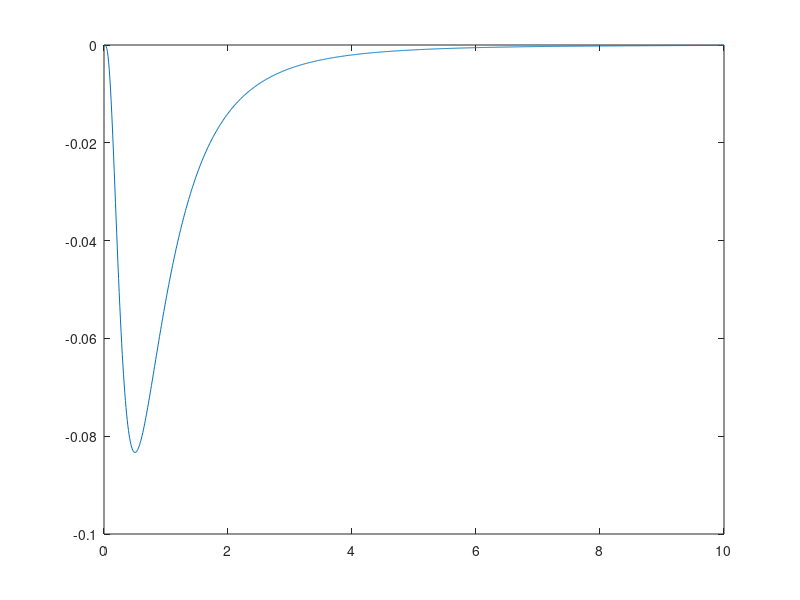

Recreate this plot in MATLAB. (Note: this script raises an error after producing the figure.)
function bssn
    global v
    global n_var
    global r_min
    global r_max
    global diss_on
    global eta
    global puncture
    global sigma
    global precollapse
    v = 1; % Eulerian condition (v=0) or Lagrangian condition (v=1)
    eta = 1; % eta parameter in the Gamma-driver condition
    n_var = 12; % number of functions to evolve
    r_min = 0;
    r_max = 10;
    diss_on = 0; % dissipation (Kreiss-Oliger) on (=1) or off (=0)
    sigma = 0.1;
    puncture = 1;
    precollapse = 1;
    h = 1/100; % spatial grid
    N=round((r_max-r_min)/h);
    r=(r_min+h/2:h:r_max-h/2);
    % time at which we want to end the simulation
    t_end=10;

    % time to solve the equations
    tspan = [0 t_end];

    %plot_RHS(20,r_min,r_max)
    
    
    %solving step
    % initial condition
     y0 = initial_cond(h,r_min,r_max);
     U=dydt(1,y0,h,N);
     U=reshape(U.',[],12);
     Uj=U(:,7);
     plot(r, Uj)


    [t,y] = ode45(@(t,y) dydt(t,y,h,N),tspan,y0);
    %getting the output size
    [t_size,y_size] = size(y)
    % reshaping the array so it's nicer to unpackage
    U = reshape(y, t_size, [], n_var);
    [alpha, beta_r, B_r, chi, g_rr, g_thth, A_rr, K, Gamma_r, H, M_r, G] = var_t(U);
    %unpackaging
%     size(U)
%     alpha=U(:,:,1);
%     beta_r=U(:,:,2);
%     B_r = U(:,:,3);
%     chi=U(:,:,4);
% 	g_rr=U(:,:,5);
% 	g_thth=U(:,:,6);
% 	A_rr=U(:,:,7);
% 	K=U(:,:,8);
% 	Gamma_r=U(:,:,9);
%     H=U(:,:,10);
%     M_r=U(:,:,11);
%     G=U(:,:,12);

%     %plotting results

    for iter=1:t_size
        [charac1, charac2]=CHARAC(alpha(:,iter), beta_r(:,iter), B_r(:,iter),...
               chi(:,iter), g_rr(:,iter), g_thth(:,iter), A_rr(:,iter),...
               K(:,iter), Gamma_r(:,iter), h, N);
        plot(r, charac1)
        pause(0.001)
    end
% 
%     for iter=1:t_size
%         Q=reshape(y,t_size,[],n_var);
%         % Horizon
%         g_thth_p(iter,:) = f_prime(g_thth(iter,:),h,g_thth(iter,2), g_thth(iter,1), (r_max+h/2)^2,(r_max+3*h/2)^2,N);
%         hor(iter.:) = Hor(g_rr(iter.:),g_thth(iter,:),g_thth_p(iter,:),K(iter,:),A_rr(iter,:),chi(iter,:));
%     end
% 
%     %unpackaging
%     charac1=Q(:,:,1);
%     charac2=Q(:,:,2);
%     %plotting
%     for iter=1:t_size
%         plot(r,alpha(iter,:))
%         pause(0.001)
%     end
end

function U=dydt(t, v_old, h, N)
    global n_var
    global r_min
    global r_max
    global v
    global diss_on
    global eta
    global puncture
    global sigma
    global precollapse
    U = zeros(n_var*N,1);
    % unpacking our previous state
    v_old=reshape(v_old,[],n_var);
    r=(r_min+h/2:h:r_max-h/2);
    [alpha, beta_r, B_r, chi, g_rr, g_thth, A_rr, K, Gamma_r, H, M_r, G] = unpackage(v_old);

    
    % radial derivatives
    
    % precollapsed alpha or unity
    if precollapse == 1
        alpha_p = f_prime(alpha,h,alpha(2),alpha(1),power(1+1/2./(r_max+h/2),-2),power(1+1/2./(r_max+3*h/2),-2),N);
        alpha_pp = f_pprime(alpha,h,alpha(2),alpha(1),power(1+1/2./(r_max+h/2),-2),power(1+1/2./(r_max+3*h/2),-2),N);
    else
        alpha_p = f_prime(alpha,h,alpha(2),alpha(1),1,1,N);
        alpha_pp = f_pprime(alpha,h,alpha(2),alpha(1),1,1,N);
    end
    
    beta_r_p = f_prime(beta_r,h,-beta_r(2),-beta_r(1),0,0,N);
    beta_r_pp = f_pprime(beta_r,h,-beta_r(2),-beta_r(1),0,0,N);
    B_r_p= f_prime(B_r,h,-B_r(2),-B_r(1),0,0,N);
    % appropriate boundary conditions for flat space
    if puncture == 0
        chi_p = f_prime(chi,h,chi(2),chi(1),1,1,N);
        chi_pp = f_pprime(chi,h,chi(2),chi(1),1,1,N);
    else
        chi_p = f_prime(chi,h,chi(2),chi(1),power(1 + 1/2/(r_max+h/2), -4),power(1 + 1/2/(r_max+3*h/2), -4),N);
        chi_pp = f_pprime(chi,h,chi(2),chi(1),power(1 + 1/2/(r_max+h/2), -4),power(1 + 1/2/(r_max+3*h/2),-4),N);
    end
    g_rr_p = f_prime(g_rr,h,g_rr(2),g_rr(1),1,1,N);
    g_rr_pp = f_pprime(g_rr,h,g_rr(2),g_rr(1),1,1,N);
    g_thth_p = f_prime(g_thth,h,g_thth(2), g_thth(1), (r_max+h/2)^2,(r_max+3*h/2)^2,N);
    g_thth_pp = f_pprime(g_thth,h,g_thth(2), g_thth(1),(r_max+h/2)^2,(r_max+3*h/2)^2,N);
    A_rr_p =  f_prime(A_rr,h,A_rr(2),A_rr(1),0,0,N);
    K_p = f_prime(K,h,K(2),K(1),0,0,N);
    Gamma_r_p = f_prime(Gamma_r,h,-Gamma_r(2),-Gamma_r(1),-2/(r_max+h/2),-2/(r_max+3*h/2),N);
    % The initial conditions below are what we used before for r_min = 1.
    % at r_min = 0 some stuff go wrong
    if r_min ~= 0
        g_thth_p = f_prime(g_thth,h,(r_min-3*h/2)^2,(r_min-h/2)^2,(r_max+h/2)^2,(r_max+3*h/2)^2,N);
        g_thth_pp = f_pprime(g_thth,h,(r_min-3*h/2)^2,(r_min-h/2)^2,(r_max+h/2)^2,(r_max+3*h/2)^2,N);
        Gamma_r_p = f_prime(Gamma_r,h,-2/(r_min-3*h/2),-2/(r_min-h/2),-2/(r_max+h/2),-2/(r_max+3*h/2) ,N);
    end


    % constraint evolution equations
    H_p = f_prime(H,h,H(2),H(1),0,0,N);
    M_r_p = f_prime(M_r,h,M_r(2),M_r(1),0,0,N);
    M_r_pp = f_pprime(M_r,h,M_r(2),M_r(1),0,0,N);
    G_p = f_prime(G,h,G(2),G(1),0,0,N);
    G_pp = f_pprime(G,h,G(2),G(1),0,0,N);

    % time derivatives for each state variable
    if precollapse == 0
        alpha_t = beta_r.*alpha_p-2*alpha.*K...
                  +diss_on*KreissOliger(alpha,sigma,h,alpha(3),alpha(2),alpha(1),1,1,1,N); % eqn 1
    else
        alpha_t = beta_r.*alpha_p-2*alpha.*K...
                  +diss_on*KreissOliger(alpha,sigma,h,alpha(3),alpha(2),alpha(1),...
                  power(1+1/2./(r_max+h/2),-2),power(1+1/2./(r_max+3*h/2),-2),power(1+1/2./(r_max+5*h/2),-2),N); % eqn 1
    end
    beta_r_t = 3/4*B_r+beta_r.*beta_r_p...
               +diss_on*KreissOliger(beta_r,sigma,h,-beta_r(3),-beta_r(2),-beta_r(1),0,0,0,N); % note this is only 2a), what is B_r?
    chi_t = 2/3*K.*alpha.*chi - v.*beta_r.*g_rr_p.*chi./(3*g_rr)...
            -2*v.*beta_r.*g_thth_p.*chi./(3*g_thth)-2/3*v.*beta_r_p.*chi...
            +beta_r.*chi_p...
            +diss_on*KreissOliger(chi,sigma,h,chi(3),chi(2),chi(1),...
            power(1 + 1/2/(r_max+h/2), -4),power(1 + 1/2/(r_max+3*h/2), -4),power(1 + 1/2/(r_max+5*h/2), -4),N);
    g_rr_t = -2*A_rr.*alpha-v.*beta_r.*g_rr_p./3+beta_r.*g_rr_p...
             -2*g_rr.*v.*beta_r.*g_thth_p./(3*g_thth)+2*g_rr.*beta_r_p...
             -2/3*g_rr.*v.*beta_r_p...
             +diss_on*KreissOliger(g_rr,sigma,h,g_rr(3),g_rr(2),g_rr(1),1,1,1,N);
    g_thth_t = A_rr.*g_thth.*alpha./g_rr-g_thth.*v.*beta_r.*g_rr_p./(3*g_rr)...
               -2/3*v.*beta_r.*g_thth_p+beta_r.*g_thth_p...
               -2/3*g_thth.*v.*beta_r_p...
               +diss_on*KreissOliger(g_thth,sigma,h,g_thth(3),g_thth(2),g_thth(1),(r_max+h/2)^2,(r_max+3*h/2)^2,(r_max+5*h/2)^2,N);
    A_rr_t = -2*alpha.*A_rr.^2./g_rr+K.*alpha.*A_rr-v.*beta_r.*g_rr_p.*A_rr./(3*g_rr)...
             -2*v.*beta_r.*g_thth_p.*A_rr./(3*g_thth)-2/3*v.*beta_r_p.*A_rr...
             +2*beta_r_p.*A_rr+2*alpha.*chi.*g_rr_p.^2./(3*g_rr.^2)... % end of first line
             -alpha.*chi.*g_thth_p.^2./(3*g_thth.^2)-alpha.*chi_p.^2./(6*chi)...
             -2*g_rr.*alpha.*chi./(3*g_thth)+beta_r.*A_rr_p+2/3*g_rr.*alpha.*chi.*Gamma_r_p...
             -alpha.*chi.*g_rr_p.*g_thth_p./(2*g_rr.*g_thth)+chi.*g_rr_p.*alpha_p./(3*g_rr)... % end of second line
             +chi.*g_thth_p.*alpha_p./(3*g_thth)-alpha.*g_rr_p.*chi_p./(6*g_rr)...
             -alpha.*g_thth_p.*chi_p./(6*g_thth)-2/3*alpha_p.*chi_p...
             -alpha.*chi.*g_rr_pp./(3*g_rr)+alpha.*chi.*g_thth_pp./(3*g_thth)...
             -2/3*chi.*alpha_pp+alpha.*chi_pp/3....
             +diss_on*KreissOliger(A_rr,sigma,h,A_rr(3),A_rr(2),A_rr(1),0,0,0,N);
    K_t = 3*alpha.*A_rr.^2./(2*g_rr.^2)+K.^2.*alpha./3+beta_r.*K_p...
          +chi.*g_rr_p.*alpha_p./(2*g_rr.^2)-chi.*g_thth_p.*alpha_p./(g_rr.*g_thth)...
          +alpha_p.*chi_p./(2*g_rr)-chi.*alpha_pp./g_rr...
          +diss_on*KreissOliger(K,0.05,h,K(3),K(2),K(1),0,0,0,N);
    Gamma_r_t = -v.*beta_r.*g_thth_p.^2./(g_rr.*g_thth.^2)...
                +A_rr.*alpha.*g_thth_p./(g_rr.^2.*g_thth)...
               -v.*beta_r_p.*g_thth_p./(3*g_rr.*g_thth)+beta_r_p.*g_thth_p./(g_rr.*g_thth)...
               +beta_r.*Gamma_r_p+A_rr.*alpha.*g_rr_p./(g_rr.^3)...
               -4/3*alpha.*K_p./g_rr-2*A_rr.*alpha_p./g_rr.^2.... % end of first line
               +v.*g_rr_p.*beta_r_p./(2*g_rr.^2)-g_rr_p.*beta_r_p./(2*g_rr.^2)...
               -3*A_rr.*alpha.*chi_p./(g_rr.^2.*chi)+v.*beta_r.*g_rr_pp./(6*g_rr.^2)...
               +v.*beta_r.*g_thth_pp./(3*g_rr.*g_thth)+v.*beta_r_pp./(3*g_rr)...
               +beta_r_pp./g_rr...
               +diss_on*KreissOliger(Gamma_r,sigma,h,-Gamma_r(3),-Gamma_r(2),-Gamma_r(1),-2/(r_max+h/2),-2/(r_max+3*h/2),-2/(r_max+5*h/2),N);
    % This has to be here since it uses Gamma_r_t
    B_r_t = Gamma_r_t+beta_r.*B_r_p - beta_r.*Gamma_r_p - eta.*B_r...
           +diss_on*KreissOliger(K,sigma,h,-B_r(3),-B_r(2),-B_r(1),0,0,0,N);
    % This is from 2b). Not sure what the parameter \eta should be but I've set it to 0 for now

    % Constraint evolution system
    H_t = beta_r.*H + 2/3.*alpha.*K.*H-2.*alpha.*A_rr.*chi./g_rr.*G_p-2.*alpha./g_rr.*chi.*M_r_p...
        + (alpha.*chi_p./g_rr+alpha.*chi.*g_rr_p./g_rr./g_rr-4.*alpha_p.*chi./g_rr...
        -2.*alpha.*chi.*g_thth_p./g_thth).*M_r;
    M_r_t = beta_r.*M_r_p + beta_r_p.*M_r - alpha.*K.*M_r - alpha_p./3.*H + alpha./3.*H_p + 2/3.*alpha.*chi.*G_pp...
        +(2/3.*alpha_p.*chi - alpha.*chi_p./3 + alpha.*chi.*g_thth_p./g_thth).*G_p;
    G_t = beta_r.*G_p+ 2.*alpha./g_rr.*M_r;

    U = [alpha_t; beta_r_t; B_r_t; chi_t; g_rr_t; g_thth_t; A_rr_t; K_t; Gamma_r_t; H_t; M_r_t; G_t];
    

end

function [alpha, beta_r, B_r, chi, g_rr, g_thth, A_rr, K, Gamma_r, H, M_r, G]=var_t(U)
    alpha=U(:,:,1).';
    size(alpha)
    beta_r=U(:,:,2).';
    B_r = U(:,:,3).';
    chi=U(:,:,4).';
	g_rr=U(:,:,5).';
	g_thth=U(:,:,6).';
	A_rr=U(:,:,7).';
	K=U(:,:,8).';
	Gamma_r=U(:,:,9).';
    H=U(:,:,10).';
    M_r=U(:,:,11).';
    G=U(:,:,12).';
end

function [charac1, charac2]=CHARAC(alpha, beta_r, B_r, chi, g_rr, g_thth, A_rr, K, Gamma_r, h, N)
    n_varr=2;
    global r_min
    global r_max
    global puncture
    % unpacking our previous state
    %Z_old=reshape(Z_old,[],n_varr);

    %[Gamma_r,A_rr,g_rr,chi,g_rr,g_thth] = unpackage1(Z_old);
    chi_p = f_prime(chi,h,chi(2),chi(1),power(1 + 1/2/(r_max+h/2), -4),power(1 + 1/2/(r_max+3*h/2), -4),N);
    g_rr_p = f_prime(g_rr,h,g_rr(2),g_rr(1),1,1,N);
    g_thth_p = f_prime(g_thth,h,g_thth(2), g_thth(1),(r_max+h/2)^2,(r_max+3*h/2)^2,N);

    charac1= Gamma_r - 3/2.*A_rr./((g_rr.^3).*chi).^0.5 + 1/2*chi_p./(2*g_rr.*chi)-g_rr_p./(2.*g_rr.^2)...
        +g_thth_p./(2.*g_rr.*g_thth)+ K./(g_rr.*chi).^0.5;

    charac2=Gamma_r + 3/2.*A_rr./((g_rr.^3).*chi).^0.5 +1/2.*chi_p./(2.*g_rr.*chi)-g_rr_p./(2.*g_rr.^2)...
        +g_thth_p./(2.*g_rr.*g_thth)- K./(g_rr.*chi).^0.5;
end

function v_old=initial_cond(h,r_min,r_max)
    % puncture == 1 means we have a puncture, otherwise we have flat space
    global n_var
    global puncture
    global precollapse
    M =1;
    N=round((r_max-r_min)/h);
    r=(r_min+h/2:h:r_max-h/2);
    v_old=zeros(N,n_var);
    % flat initial conditions
    %%%%%%%%%%%%%%%%%%%%%%%%%%%%%%%%%%%
    alpha = ones(N,1);
    beta_r = zeros(N,1);
    B_r = zeros(N,1);
    chi = ones(N,1);
    g_rr = ones(N,1); 
    g_thth = (r.^2).';
    %g_thth = max(g_thth, 0.01);
    A_rr = zeros(N,1);
    K = zeros(N,1);
    Gamma_r = (-2./r).';
    %Gamma_r = min(-2/0.1, Gamma_r);
    % parameter s determines whether we use cap for chi or inv_r
    s = 0;
    if precollapse == 1
        alpha = power(1+M/2./(r.'),-2);
    end
    
    if puncture == 1
    	% punctured Schwarzchild BH ICs
        if s==1
 	        % tune r0 near 2 but not equal or above
         	chi = cap(1.8,r.',M,N);
        else
 		% tune r0 near 0 but not equal or below
        chi = power(1 + M/2./(r.'), -4);
 		%chi = power(1.+M/2.*inv_r(r.',.25,N),-4.);
        end
    end
    
    % radial derivatives
    if precollapse == 0
        alpha_p = f_prime(alpha,h,1,1,1,1,N);
        alpha_pp = f_pprime(alpha,h,1,1,1,1,N);
    else
        alpha_p = f_prime(alpha,h,0,0,power(1+M/2./(r_max+h/2),-2),power(1+M/2./(r_max+h/2),-2),N);
        alpha_pp = f_pprime(alpha,h,power(1+M/2./(r_max+h/2),-2),power(1+M/2./(r_max+h/2),-2),1,1,N);
    end
    beta_r_p = f_prime(beta_r,h,0,0,0,0,N);
    beta_r_pp = f_pprime(beta_r,h,0,0,0,0,N);
    B_r_p= f_prime(B_r,h,0,0,0,0,N);
    chi_p = f_prime(chi,h,1,1,1,1,N);
    chi_pp = f_pprime(chi,h,1,1,1,1,N);
    g_rr_p = f_prime(g_rr,h,1,1,1,1,N);
    g_rr_pp = f_pprime(g_rr,h,1,1,1,1,N);
    g_thth_p = f_prime(g_thth,h,(r_min-3*h/2)^2,(r_min-h/2)^2,(r_max+h/2)^2,(r_max+3*h/2)^2,N);
    g_thth_pp = f_pprime(g_thth,h,(r_min-3*h/2)^2,(r_min-h/2)^2,(r_max+h/2)^2,(r_max+3*h/2)^2,N);
    A_rr_p =  f_prime(A_rr,h,0,0,0,0,N);
    K_p = f_prime(K,h,0,0,0,0,N);
    Gamma_r_p = f_prime(Gamma_r,h, -2/(r_min-3*h/2), -2/(r_min-h/2),-2/(r_max+h/2),-2/(r_max+3*h/2),N);
    
    % Building constraints
    H = -3/2*A_rr.*A_rr./g_rr./g_rr + 2/3.*K.*K - 5/2.*chi_p.*chi_p./chi./g_rr...
            +2*chi_pp./g_rr + 2*chi./g_thth-2*chi.*g_thth_pp./g_rr./g_thth...
            +2*chi_p.*g_thth_p./g_rr./g_thth+chi.*g_rr_p.*g_thth_p./g_rr./g_rr./g_thth...
            -chi_p.*g_rr_p./g_rr./g_rr+chi.*g_thth_p.*g_thth_p./2./g_rr./g_thth./g_thth;
    M_r = A_rr_p./g_rr - 2/3.*K_p...
        - 3/2.*A_rr./g_rr.*(chi_p./chi - g_thth_p./g_thth+ g_rr_p./g_rr);
    G = -g_rr_p./2./g_rr./g_rr+Gamma_r+g_thth_p./g_thth./g_rr;
        
    % initializing the initial state with ICs
    v_old(:,1) = alpha;
    v_old(:,2) = beta_r;
    v_old(:,3) = B_r;
    v_old(:,4) = chi;
    v_old(:,5) = g_rr;
    v_old(:,6) = g_thth;
    v_old(:,7) = A_rr;
    v_old(:,8) = K;
    v_old(:,9) = Gamma_r;
    v_old(:,10) = H;
    v_old(:,11) = M_r;
    v_old(:,12) = G;
end

function plot_RHS(n_iter,r_min,r_max)
     L=zeros(1,10);
     H=zeros(1,10);
     for j=1:n_iter
         h=0.5^j;
         N = round((r_max-r_min)/h);
         v_old = initial_cond(h,r_min,r_max);
         U = dydt(1, v_old, h, N);
         U=reshape(U.',[],12);
         Uj=U(:,7);
         L(1,j)=sqrt(h)*sqrt(sum((abs(Uj).^2)));%sqrt(mean((Uj).^2));
         H(1,j)=h;
     end
     %plot loglog plot
     loglog(H,L)
     xlabel('h')
     ylabel('RHS')
     %plot slope of loglog plot    
     %plot(log10(H(1,1:19)),(log10(L(1,2:20)) - log10(L(1,1:19)))./( log10(H(1,2:20)) - log10(H(1,1:19)) ) )
end



% this function unpackages the *compressed* state vector v
% N is the length of the grid
function [alpha, beta_r, B_r, chi, g_rr, g_thth, A_rr, K, Gamma_r, H, M_r, G]=unpackage(v)
    alpha = v(:,1);
    beta_r = v(:,2);
    B_r = v(:,3);
    chi=v(:,4);
    g_rr=v(:,5);
    g_thth=v(:,6);
    A_rr=v(:,7);
    K=v(:,8);
    Gamma_r=v(:,9);
    H=v(:,10);
    M_r=v(:,11);
    G=v(:,12);
end

% This function returns f'(x) where f is one of the state variables
function y=f_prime(f,h,a,b,c,d,N)
    y=zeros(N,1);
    % These are for the two-level boundary conditions at each end
    y(1) = (-f(3) + 8*f(2) - 8*b + a)./(12*h);
    y(2) = (-f(4) + 8*f(3) - 8*f(1) + b)./(12*h);
    y(N-1) = (-c + 8*f(N) - 8*f(N-2) + f(N-3))./(12*h);
    y(N) = (-d + 8*c - 8*f(N-1) + f(N-2))./(12*h);
    % Computing the middle parts
    y(3:N-2) = (-f(5:N) + 8*f(4:N-1) - 8*f(2:N-3) + f(1:N-4))./(12*h);
end

% This function returns f''(x) where f is one of the state variables
function y=f_pprime(f,h,a,b,c,d,N)
    y=zeros(N,1);
    % These are for the two-level boundary conditions at each end
    y(1) = (-f(3) + 16*f(2) - 30*f(1) + 16*b - a)./(12*h^2);
    y(2) = (-f(4) + 16*f(3) - 30*f(2) + 16*f(1) - b)./(12*h^2);
    y(N-1) = (-c + 16*f(N) - 30*f(N-1) + 16*f(N-2) - f(N-3))./(12*h^2);
    y(N) = (-d + 16*c - 30*f(N) + 16*f(N-1) - f(N-2))./(12*h^2);
    % Computing the middle parts
    y(3:N-2) = (-f(5:N) + 16*f(4:N-1) - 30*f(3:N-2) + 16*f(2:N-3) - f(1:N-4))./(12*h^2);
end

% capping function for chi at t=0
function chi0=cap(r0,r,M,N)
    f=zeros(N,1);
    a=(2-r0)./2./r0;
    f= r0.*r + (1./(1+M/2./r)-r0.*r).*heaviside(r-a);
    chi0 = power(f,4).';
end

% Kreiss-Oliger dissipation term
% since our finite differencing is fourth order we have 6th order third
% derivative, which requires 4 points to each side
function v=KreissOliger(f,sigma,h,a,b,c,x,y,z,N)
    v=zeros(N,1);
    prefactor = (sigma*(-1)^6*h^5/2^6);
    v(1) = prefactor*(f(4)-6*f(3)+15*f(2)-20*f(1)+15*c-6*b+1*a)./h^6;
    v(2) = prefactor*(f(5)-6*f(4)+15*f(3)-20*f(2)+15*f(1)-6*c+b)./h^6;
    v(3) = prefactor*(f(6)-6*f(5)+15*f(4)-20*f(3)+15*f(2)-6*f(1)+c)./h^6;
    v(N-2) = prefactor*(x-6*f(N)+15*f(N-1)-20*f(N-2)+15*f(N-3)-6*f(N-4)+f(N-5))./h^6;
    v(N-1) = prefactor*(y-6*x+15*f(N)-20*f(N-1)+15*f(N-2)-6*f(N-3)+f(N-4))./h^6;
    v(N) = prefactor*(z-6*y+15*x-20*f(N)+15*f(N-1)-6*f(N-2)+f(N-3))./h^6;
    % Computing the middle parts
    v(4:N-3) = prefactor*(f(7:N)-6*f(6:N-1)+15*f(5:N-2)-20*f(4:N-3)...
        +15*f(3:N-4)-6*f(2:N-5)+f(1:N-6))./h^6;
end

% Horizon and expansion 
function [h] = Hor(g_rr,g_thth,g_thth_p,K,A_rr,chi)
    h=0.;
    j=0;
    chi_inv = 1./chi;
    % reconstruct thth-entry of full extrinsic curvature
    if j==0
        % without dividing by g_thth prior to Theta 
        K_thth = chi_inv.*(-A_rr.*g_thth./g_rr + 1/3.*g_thth.*K);
          % Leo: is it safe to invert g_rr/g_thth and take sqrt of it?
        % expansion Theta (Eq. (3.3) in the apparent horizon finding paper)
        Theta = g_thth_p./g_thth./sqrt(g_rr)-2.*K_thth./g_thth;
    else
        % dividing g_thth prior to Theta
        K_thth = chi_inv.*(-A_rr./g_rr + 1/3.*K);
        % expansion Theta (Eq. (3.3) in the apparent horizon finding paper)
        Theta = g_thth_p./g_thth./sqrt(g_rr)-2.*K_thth;
    end
     
    % Simple root-finder for horizon
    s = 0.;
    % threshold "0" up to machine precision
    hold = 1.e-15;
    for i=1:size(r)-1
        s = Theta(i)*Theta(i+1);
        % negative successive multiples => Theta crosses 0 at index i
        if s < hold
            % average between radii i and i+1
            h = 1/2*(r(i)+r(i+1));
            % terminate loop
            break;
                  % does break work in Matlab? I know it works in C++
        end
    end
end
            
        
